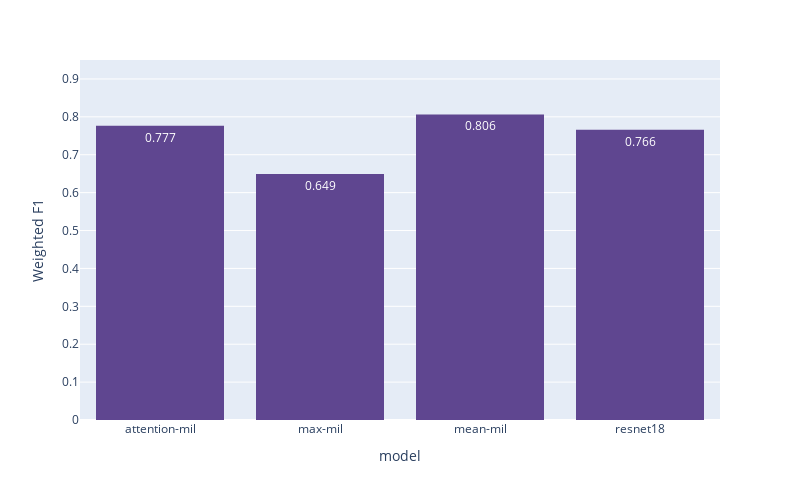

The notebook cell saved with this chart:
### Code cell
fig = px.histogram(
    avg_f1, x="model", 
    y="weighted_f1", 
    height=500,
    width=800,
    color_discrete_sequence=px.colors.qualitative.Prism,
    text_auto=".3f"
    )

fig.update_yaxes(range=[0, 0.95], title_text="Weighted F1")

fig.show()

### Figure 1 — Plotly figure (JSON) as saved in the notebook; plotly's stock layout.template omitted (floating-point values rounded to 4 significant figures)
{"data": [{"alignmentgroup": "True", "bingroup": "x", "histfunc": "sum", "hovertemplate": "model=%{x}<br>sum of weighted_f1=%{y}<extra></extra>", "legendgroup": "", "marker": {"color": "rgb(95, 70, 144)", "pattern": {"shape": ""}}, "name": "", "offsetgroup": "", "orientation": "v", "showlegend": false, "texttemplate": "%{value:.3f}", "type": "histogram", "x": ["attention-mil", "max-mil", "mean-mil", "resnet18"], "xaxis": "x", "y": [0.7767, 0.6492, 0.8065, 0.7662], "yaxis": "y"}], "layout": {"barmode": "relative", "height": 500, "legend": {"tracegroupgap": 0}, "margin": {"t": 60}, "width": 800, "xaxis": {"anchor": "y", "domain": [0, 1], "title": {"text": "model"}}, "yaxis": {"anchor": "x", "domain": [0, 1], "range": [0, 0.95], "title": {"text": "Weighted F1"}}}}
